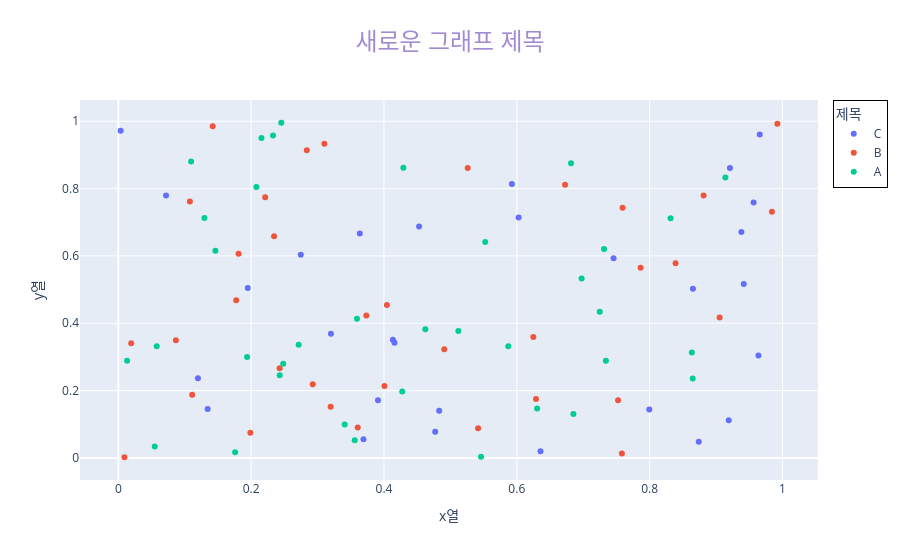

The notebook cell this image was saved under:
### Code cell
# 

import plotly.express as px
import pandas as pd
import numpy as np

df = pd.DataFrame({
    "x열": np.random.rand(100), # 0 ~ 1미만의 실수자료형의 난수형태 값을 랜덤으로 생성
    "y열": np.random.rand(100), # 0 ~ 1미만의 실수자료형의 난수형태 값을 랜덤으로 생성
    "색상기준열": np.random.choice(["A", "B", "C"], 100), # 0 ~ 1미만의 실수자료형의 난수형태 값을 랜덤으로 생성
})

fig = px.scatter(
    df,
    x="x열",
    y="y열",
    color="색상기준열",
    title="산점도 예제"
)

fig.update_layout(
    title={
        "text": "새로운 그래프 제목",
        "font": {"size": 24, "color": "#a18cd1"},
        "x": 0.5
    },
    # legend={
    #     "title": "제목",
    #     "x": 1.02,
    #     "y": 1,
    #     "bordercolor": "#00f",
    #     "borderwidth": 1
    # }
    legend=dict(title="제목", x=1.02, y=1, bordercolor="black", borderwidth=1)
)

fig.show()

### Figure 1 — Plotly figure (JSON) as saved in the notebook; plotly's stock layout.template omitted (floating-point values rounded to 4 significant figures)
{"data": [{"hovertemplate": "색상기준열=C<br>x열=%{x}<br>y열=%{y}<extra></extra>", "legendgroup": "C", "marker": {"color": "#636efa", "symbol": "circle"}, "mode": "markers", "name": "C", "orientation": "v", "showlegend": true, "type": "scatter", "x": [0.003494, 0.1949, 0.6357, 0.8652, 0.07184, 0.1199, 0.9638, 0.7995, 0.6028, 0.4134, 0.9209, 0.9566, 0.3691, 0.874, 0.9658, 0.1345, 0.9381, 0.391, 0.2747, 0.4529, 0.4158, 0.4831, 0.5926, 0.9417, 0.7457, 0.9191, 0.3636, 0.4771, 0.3201], "xaxis": "x", "y": [0.972, 0.5048, 0.01986, 0.5024, 0.7794, 0.2368, 0.3042, 0.1436, 0.714, 0.3509, 0.8608, 0.7585, 0.05577, 0.04838, 0.9604, 0.1454, 0.6709, 0.1718, 0.6037, 0.6877, 0.3421, 0.1401, 0.8133, 0.5164, 0.5931, 0.1119, 0.6663, 0.07781, 0.369], "yaxis": "y"}, {"hovertemplate": "색상기준열=B<br>x열=%{x}<br>y열=%{y}<extra></extra>", "legendgroup": "B", "marker": {"color": "#EF553B", "symbol": "circle"}, "mode": "markers", "name": "B", "orientation": "v", "showlegend": true, "type": "scatter", "x": [0.8391, 0.1077, 0.6289, 0.1112, 0.2345, 0.2927, 0.7582, 0.7525, 0.4907, 0.08666, 0.2429, 0.2838, 0.8813, 0.01939, 0.6727, 0.1774, 0.5261, 0.7593, 0.3734, 0.5417, 0.4007, 0.9054, 0.2211, 0.1421, 0.7865, 0.3605, 0.6249, 0.4044, 0.9842, 0.3197, 0.9923, 0.3102, 0.181, 0.1988, 0.009217], "xaxis": "x", "y": [0.5785, 0.7616, 0.1752, 0.1881, 0.6584, 0.2186, 0.01301, 0.1716, 0.3231, 0.3494, 0.2667, 0.9136, 0.7794, 0.341, 0.8115, 0.4683, 0.8612, 0.7432, 0.4228, 0.08831, 0.2138, 0.4175, 0.7742, 0.9849, 0.5653, 0.09047, 0.3593, 0.4546, 0.731, 0.1521, 0.9926, 0.933, 0.6065, 0.07474, 0.002202], "yaxis": "y"}, {"hovertemplate": "색상기준열=A<br>x열=%{x}<br>y열=%{y}<extra></extra>", "legendgroup": "A", "marker": {"color": "#00cc96", "symbol": "circle"}, "mode": "markers", "name": "A", "orientation": "v", "showlegend": true, "type": "scatter", "x": [0.8649, 0.6976, 0.2078, 0.1297, 0.4292, 0.2329, 0.7249, 0.243, 0.3593, 0.6852, 0.2715, 0.1096, 0.5872, 0.512, 0.6306, 0.7342, 0.5524, 0.7313, 0.4623, 0.8315, 0.1939, 0.3408, 0.05782, 0.2155, 0.5461, 0.05488, 0.8636, 0.6817, 0.2454, 0.1462, 0.3559, 0.1759, 0.9141, 0.2483, 0.4275, 0.01324], "xaxis": "x", "y": [0.2359, 0.533, 0.8047, 0.7129, 0.8621, 0.9578, 0.4343, 0.2457, 0.4131, 0.1306, 0.3365, 0.8806, 0.3318, 0.3774, 0.1471, 0.2886, 0.6413, 0.6209, 0.3822, 0.7116, 0.2999, 0.09966, 0.332, 0.95, 0.003376, 0.03413, 0.3134, 0.8749, 0.9955, 0.6154, 0.05298, 0.01689, 0.833, 0.2795, 0.1974, 0.2889], "yaxis": "y"}], "layout": {"legend": {"bordercolor": "black", "borderwidth": 1, "title": {"text": "제목"}, "tracegroupgap": 0, "x": 1.02, "y": 1}, "title": {"font": {"color": "#a18cd1", "size": 24}, "text": "새로운 그래프 제목", "x": 0.5}, "xaxis": {"anchor": "y", "domain": [0, 1], "title": {"text": "x열"}}, "yaxis": {"anchor": "x", "domain": [0, 1], "title": {"text": "y열"}}}}
